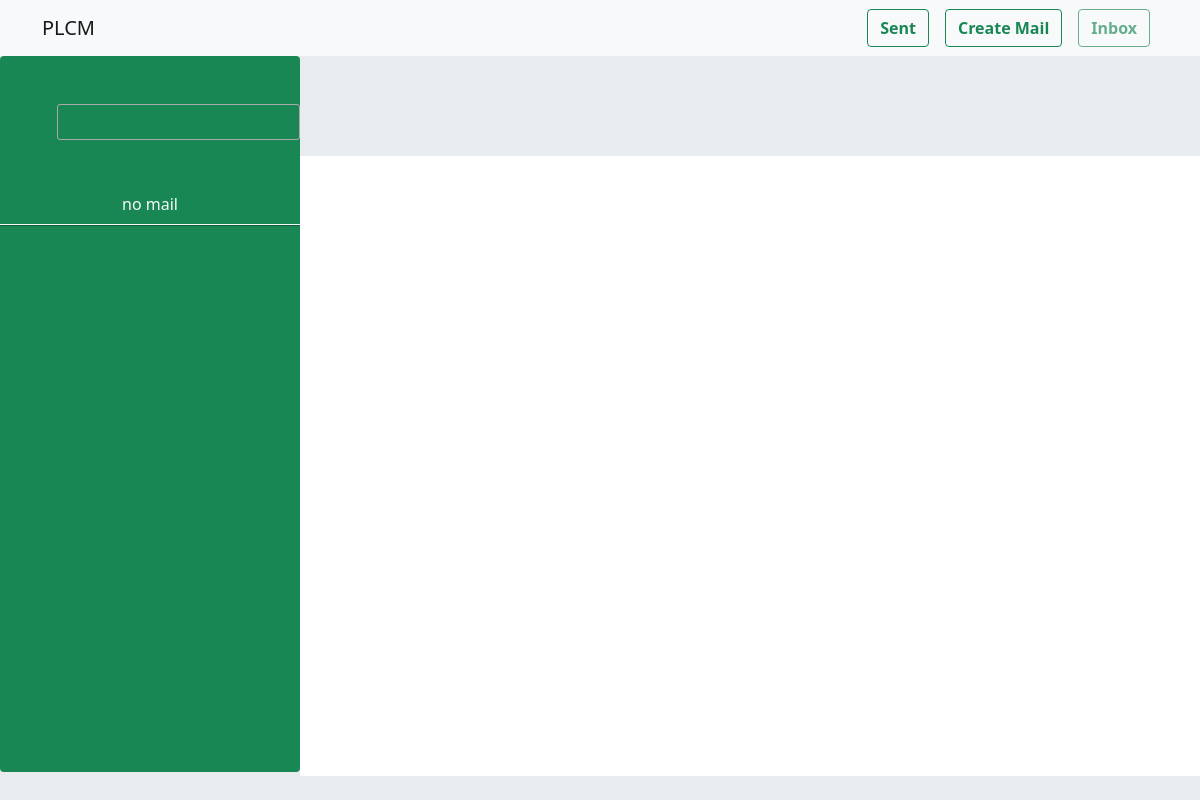
The app's page /inbox_mail.php (signed in), older data.
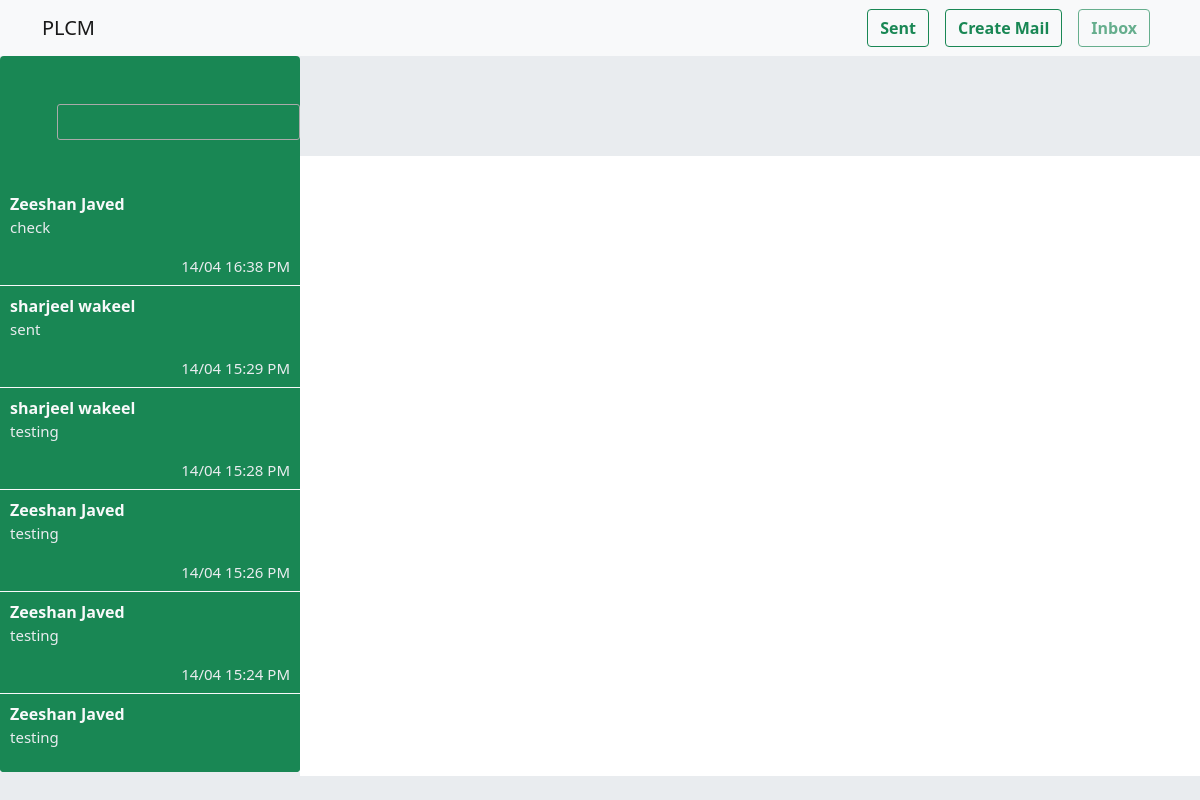
The same page, newer data.
### tables this page shows
CREATE TABLE `emails` (
  `e_id` int(11) NOT NULL,
  `crt_id` int(11) NOT NULL,
  `m_id` int(11) NOT NULL,
  `subject` text NOT NULL,
  `description` text NOT NULL,
  `category` int(11) NOT NULL,
  `file_path` text NOT NULL,
  `date` timestamp NOT NULL DEFAULT current_timestamp(),
  `status` text NOT NULL DEFAULT 'unseen'
);

CREATE TABLE `members` (
  `m_id` int(11) NOT NULL,
  `f_name` text NOT NULL,
  `l_name` text NOT NULL,
  `reg_no` text NOT NULL,
  `email` text NOT NULL,
  `password` text NOT NULL,
  `designation` text NOT NULL,
  `speciality` text NOT NULL,
  `img_path` text NOT NULL,
  `date` timestamp NOT NULL DEFAULT current_timestamp() ON UPDATE current_timestamp()
);

### inbox_mail.php (the view, shortened to what this page needs)
<?php
include_once("connection/connection.php");
$s_id=$_SESSION['id'];
$query="select * from emails where m_id=".$s_id." order by e_id desc" ;
$user=NULL;
$emails=mysqli_query($conn,$query);
if(mysqli_num_rows($emails)>0){
  while($em=mysqli_fetch_assoc($emails)){
  if($em['crt_id']==14){
      $query="select * from admin ";
      $get_admin=mysqli_query($conn,$query);
      $admin_data=mysqli_fetch_assoc($get_admin);
      $name=$admin_data['f_name'];
  }
  else{
      $query="select * from members where m_id=".$em['crt_id'];
      $get_member=mysqli_query($conn,$query);
      $member_data=mysqli_fetch_assoc($get_member);
      $name=$member_data['f_name']." ".$member_data['l_name'];
  }
    if($em['status']=='unseen'){
        $status='d-inline-block';
    }
    else{
        $status='d-none';
    }
    $user.="<tr class='bg-success border border-start-0 border-end-0 border-top-0 border-light get_mail' data-id='".$em['e_id']."' data-m_id='".$em['crt_id']."' style='cursor:pointer'><td><div class='text-light fw-bold'>".$name."<span class='badge ".$status." rounded-pill bg-light text-dark mx-2'>new</span></div>
    <p class=' e_desc'>".substr($em['description'],0,100)."</p>
    <div class='text-end e_date'>".date('d/m H:i A',strtotime($em['date']))."</div>
    </td></tr>";
  }
}
else{
  $user="<tr class='bg-success border border-0'><td class='text-light text-center ' colspan='5'>no mail</td></tr> ";
}
?>
<!doctype html>
<html lang="en">
  <head>
    <link href="https://cdn.jsdelivr.net/npm/bootstrap@5.1.3/dist/css/bootstrap.min.css" rel="stylesheet">
    <link rel="stylesheet" type="text/css" href="//cdn.datatables.net/1.10.21/css/jquery.dataTables.min.css"/>
    <link rel='stylesheet' href='css/style.css'>
    <link rel='stylesheet' href='css/style2.css'>
<link rel="stylesheet" href="css/jquery.multiselect.css">
  </head>
  <body>
  <div class='container-fluid p-0 responsive wrapper-message email' >
  <nav class="navbar navbar-expand-md navbar-light bg-light">
  <div class="container">
  <a class="navbar-brand" href="home.php">PLCM</a>
    <div class="collapse navbar-collapse" id="navbarSupportedContent">
      <div class=' d-flex align-items-center justify-md-content-start justify-content-around'>
           <a type="button" class="btn  btn-outline-success fw-bold  mx-2" href="send_mail.php">
  Sent
</a>
<button type="button" class="btn  btn-outline-success fw-bold mx-2" data-bs-toggle="modal" data-bs-target="#exampleModal">
  Create Mail
</button>
               <a type="button" class="btn  btn-outline-success fw-bold mx-2 disabled" href="inbox_mail.php">
  Inbox
</a>
</div>
    </div>
  </div>
</nav>
<section class=' bg message-sec ' style="height:90vh">
  <div class='row m-0 align-items-stretch justify-content-start ' style="height:90vh;">
  <div class='col-3  p-0  bg-success rounded  ' style="height:89.5vh;overflow-y:hidden">
  <div class="table-responsive mt-2 pb-5 mt-5" style="height:84.5vh;overflow-y:scroll">
<table id="userTable" class=' table table-hover ' style="border-collapse: separate;">
        <thead>
                   </thead>
        <tbody id="list_profile">
       <?php echo $user;?>
        </tbody>
    </table>
                </div>
</div>
<div class='col-9 bg-body d-flex flex-column p-0' style="height:90vh">
    <div class='bg px-2 py-4 user_profile' style="height:15%">
</div>
        <div class='col-12 text-muted h3 fw-bold  d-flex flex-column  align-items-start px-2 py-4' id='message_show' style="height:85%; overflow-y:scroll" >
          </div>
</div>
</div>
</div>
</body>
</html>

Row changes from the older to the newer data that the page shows:
added emails: admin.f_name "Zeeshan Javed", description "check", date "14/04 16:38 PM"
added emails: members.f_name+l_name "sharjeel wakeel", description "sent", date "14/04 15:29 PM"
added emails: members.f_name+l_name "sharjeel wakeel", description "testing", date "14/04 15:28 PM"
added emails: admin.f_name "Zeeshan Javed", description "testing", date "14/04 15:26 PM"
added emails: admin.f_name "Zeeshan Javed", description "testing", date "14/04 15:24 PM"
added emails: admin.f_name "Zeeshan Javed", description "testing"
Text that changed along with them:
text no longer shown: "no mail"
